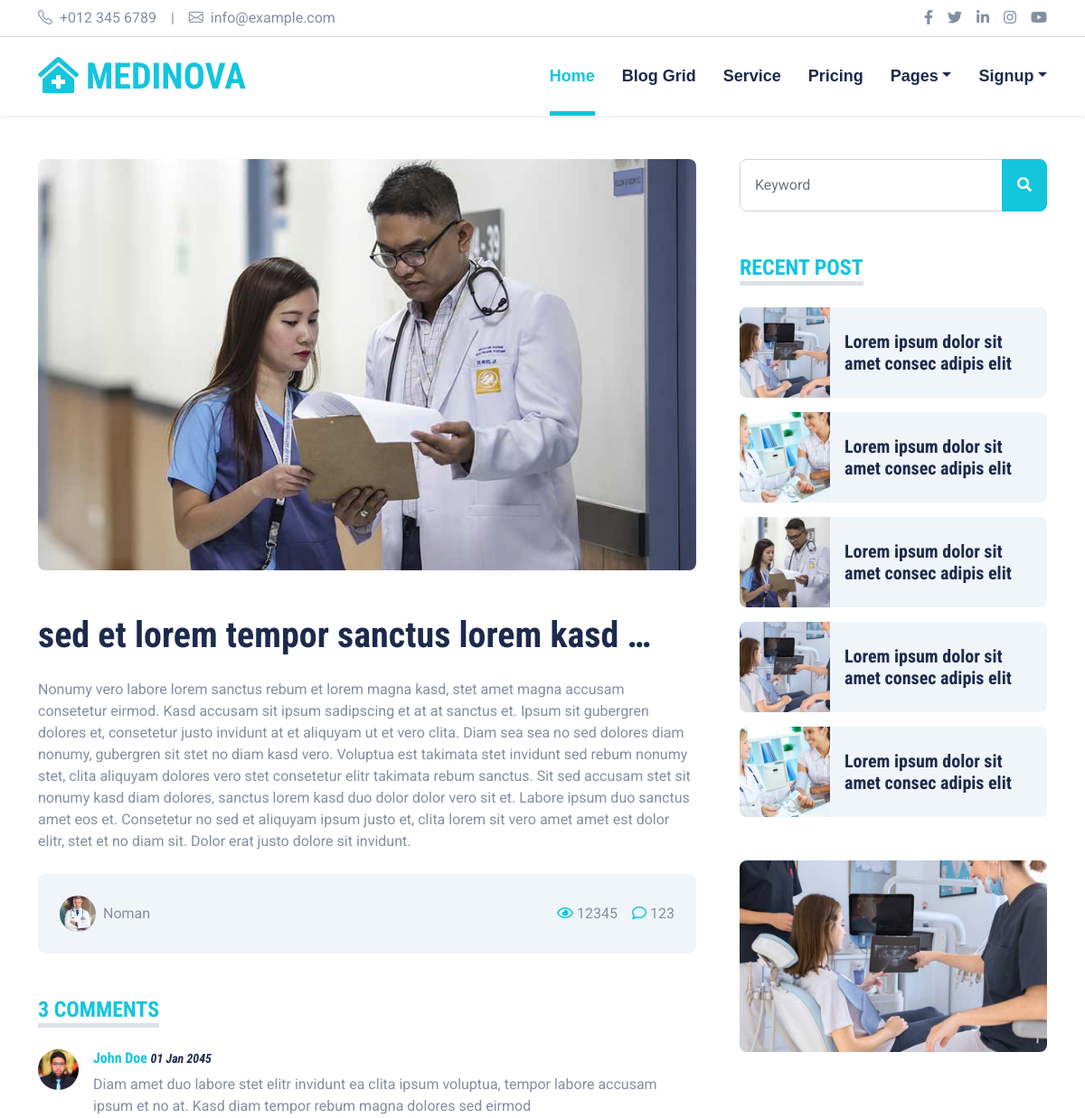
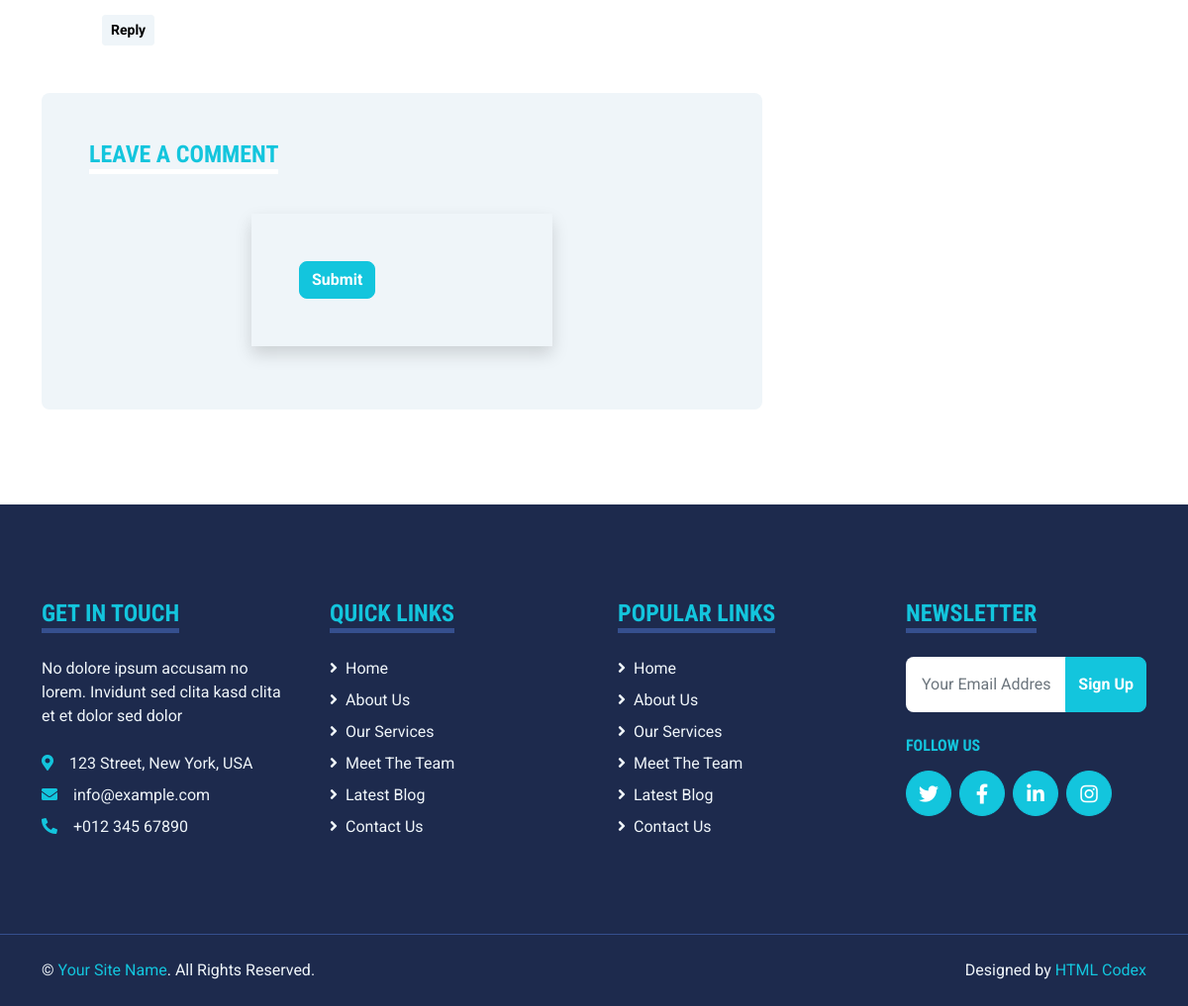
Page /blogs/4 on the committed database (2 pictures, top to bottom).
### core/models.py (models this page shows)
class blog(models.Model):
    user=models.OneToOneField(User,on_delete=models.CASCADE)
    comment=models.ForeignKey(Comment,on_delete=models.CASCADE,null=True,blank=True)
    doctor=models.ForeignKey(Doctor,on_delete=models.CASCADE)
    blog_image=models.ImageField(upload_to='blog_pic/blogPic/',null=True,blank=True)
    blog_description=models.TextField(null=True)
    doc_advcie=models.TextField()
    diet=models.CharField(max_length=250)
    deises_name=models.CharField(max_length=250)

class Doctor(models.Model):
    user = models.ForeignKey(User,on_delete=models.CASCADE)
    first_name=models.CharField(max_length=20,null=True)
    last_name=models.CharField(max_length=20,null=True)
    profile_pic= models.ImageField(upload_to='profile_pic/DoctorProfilePic/',null=True,blank=True)
    address = models.CharField(max_length=40)
    mobile = models.CharField(max_length=20,null=True)
    education=models.CharField(max_length=20,null=True)
    doctorFee=models.PositiveIntegerField(null=True)
    department= models.CharField(max_length=50,choices=departments,default='Cardiologist')
    otp=models.PositiveIntegerField(null=True)
    status=models.BooleanField(default=False)

### core/views.py (the view)
# urls.py: path('blogs/',views.blogs,name='blogs'),
def blogs(request,id=None):
   context={}
   blo=blog.objects.all()
   context['blo']=blo
   if id:
      blo_detail=blog.objects.get(id=id)
      context['blo_detail']=blo_detail
      return render(request,'core/detail.html',context)
   else:
      return render(request,'core/blog.html',context)

### core/templates/core/detail.html (shortened to what this page needs)
{% extends 'core/base.html' %}
{% load static %}
{% block main-content %}
    <div class="container py-5">
        <div class="row g-5">
            <div class="col-lg-8">
                <div class="mb-5">
                    <img class="img-fluid w-100 rounded mb-5" src="{{blo_detail.blog_image.url}}" alt="">
                    <h1 class="mb-4">{{blo_detail.doc_advcie|truncatewords:7}}</h1>
                    <p>{{blo_detail.blog_description|truncatewords:200}}</p>
                    <div class="d-flex justify-content-between bg-light rounded p-4 mt-4 mb-4">
                        <div class="d-flex align-items-center">
                            <img class="rounded-circle me-2" src="{{blo_detail.doctor.profile_pic.url}}" width="40" height="40" alt="">
                            <span>{{blo_detail.doctor.first_name}}</span>
                        </div>
                        <div class="d-flex align-items-center">
                            <span class="ms-3"><i class="far fa-eye text-primary me-1"></i>12345</span>
                            <span class="ms-3"><i class="far fa-comment text-primary me-1"></i>123</span>
                        </div>
                    </div>
                </div>
                <div class="mb-5">
                    <h4 class="d-inline-block text-primary text-uppercase border-bottom border-5 mb-4">3 Comments</h4>
                    <div class="d-flex mb-4">
                        <img src="img/user.jpg" class="img-fluid rounded-circle" style="width: 45px; height: 45px;">
                        <div class="ps-3">
                            <h6><a href="">John Doe</a> <small><i>01 Jan 2045</i></small></h6>
                            <p>Diam amet duo labore stet elitr invidunt ea clita ipsum voluptua, tempor labore
                                accusam ipsum et no at. Kasd diam tempor rebum magna dolores sed eirmod</p>
                            <button class="btn btn-sm btn-light">Reply</button>
                        </div>
                    </div>
                </div>
                <div class="bg-light rounded p-5">
                    <h4 class="d-inline-block text-primary text-uppercase border-bottom border-5 border-white mb-4">Leave a comment</h4>
                    <div class="row my-3">
                        <div class="col-sm-6 offset-sm-3">
                         <form action="" method="post" novalidate class="shadow p-5">
                           <input type="submit"  value="Submit" class="btn btn-primary">
                          <br>
                         </form>
                        </div>
                       </div>
                </div>
            </div>
            <div class="col-lg-4">
                <div class="mb-5">
                    <div class="input-group">
                        <input type="text" class="form-control p-3" placeholder="Keyword">
                        <button class="btn btn-primary px-3"><i class="fa fa-search"></i></button>
                    </div>
                </div>
                <div class="mb-5">
                    <h4 class="d-inline-block text-primary text-uppercase border-bottom border-5 mb-4">Recent Post</h4>
                    <div class="d-flex rounded overflow-hidden mb-3">
                        <img class="img-fluid" src="img/blog-1.jpg" style="width: 100px; height: 100px; object-fit: cover;" alt="">
                        <a href="" class="h5 d-flex align-items-center bg-light px-3 mb-0">Lorem ipsum dolor sit amet consec adipis elit
                        </a>
                    </div>
                    <div class="d-flex rounded overflow-hidden mb-3">
                        <img class="img-fluid" src="img/blog-2.jpg" style="width: 100px; height: 100px; object-fit: cover;" alt="">
                        <a href="" class="h5 d-flex align-items-center bg-light px-3 mb-0">Lorem ipsum dolor sit amet consec adipis elit
                        </a>
                    </div>
                    <div class="d-flex rounded overflow-hidden mb-3">
                        <img class="img-fluid" src="img/blog-3.jpg" style="width: 100px; height: 100px; object-fit: cover;" alt="">
                        <a href="" class="h5 d-flex align-items-center bg-light px-3 mb-0">Lorem ipsum dolor sit amet consec adipis elit
                        </a>
                    </div>
                    <div class="d-flex rounded overflow-hidden mb-3">
                        <img class="img-fluid" src="img/blog-1.jpg" style="width: 100px; height: 100px; object-fit: cover;" alt="">
                        <a href="" class="h5 d-flex align-items-center bg-light px-3 mb-0">Lorem ipsum dolor sit amet consec adipis elit
                        </a>
                    </div>
                    <div class="d-flex rounded overflow-hidden mb-3">
                        <img class="img-fluid" src="img/blog-2.jpg" style="width: 100px; height: 100px; object-fit: cover;" alt="">
                        <a href="" class="h5 d-flex align-items-center bg-light px-3 mb-0">Lorem ipsum dolor sit amet consec adipis elit
                        </a>
                    </div>
                </div>
                <div class="mb-5">
                    <img src="img/blog-1.jpg" alt="" class="img-fluid rounded">
                </div>
            </div>
        </div>
    </div>
{% endblock main-content %}

### core/static/core/css/style.css (style rules this page uses)
:root { --primary: #13C5DD; --secondary: #354F8E; --light: #EFF5F9; --dark: #1D2A4D; }
.btn { font-weight: 700; transition: .5s; }
.btn-primary { color: #FFFFFF; }

### rows in the picture
blog: blog_image (picture), doc_advcie "sed et lorem tempor sanctus lorem kasd …", blog_description "Nonumy vero labore lorem sanctus rebum et lorem magna kasd, stet amet magna accusam consetetur eirmod. Kasd accusam sit ipsum sadipscing et at at sanctus et. Ipsum sit gubergren dolores et, consetetur justo invidunt at et aliquyam ut et vero clita. Diam sea sea no sed dolores diam nonumy, gubergren sit stet no diam kasd vero. Voluptua est takimata stet invidunt sed rebum nonumy stet, clita aliquyam dolores vero stet consetetur elitr takimata rebum sanctus. Sit sed accusam stet sit nonumy kasd diam dolores, sanctus lorem kasd duo dolor dolor vero sit et. Labore ipsum duo sanctus amet eos et. Consetetur no sed et aliquyam ipsum justo et, clita lorem sit vero amet amet est dolor elitr, stet et…", doctor.profile_pic (picture), doctor.first_name "Noman"
